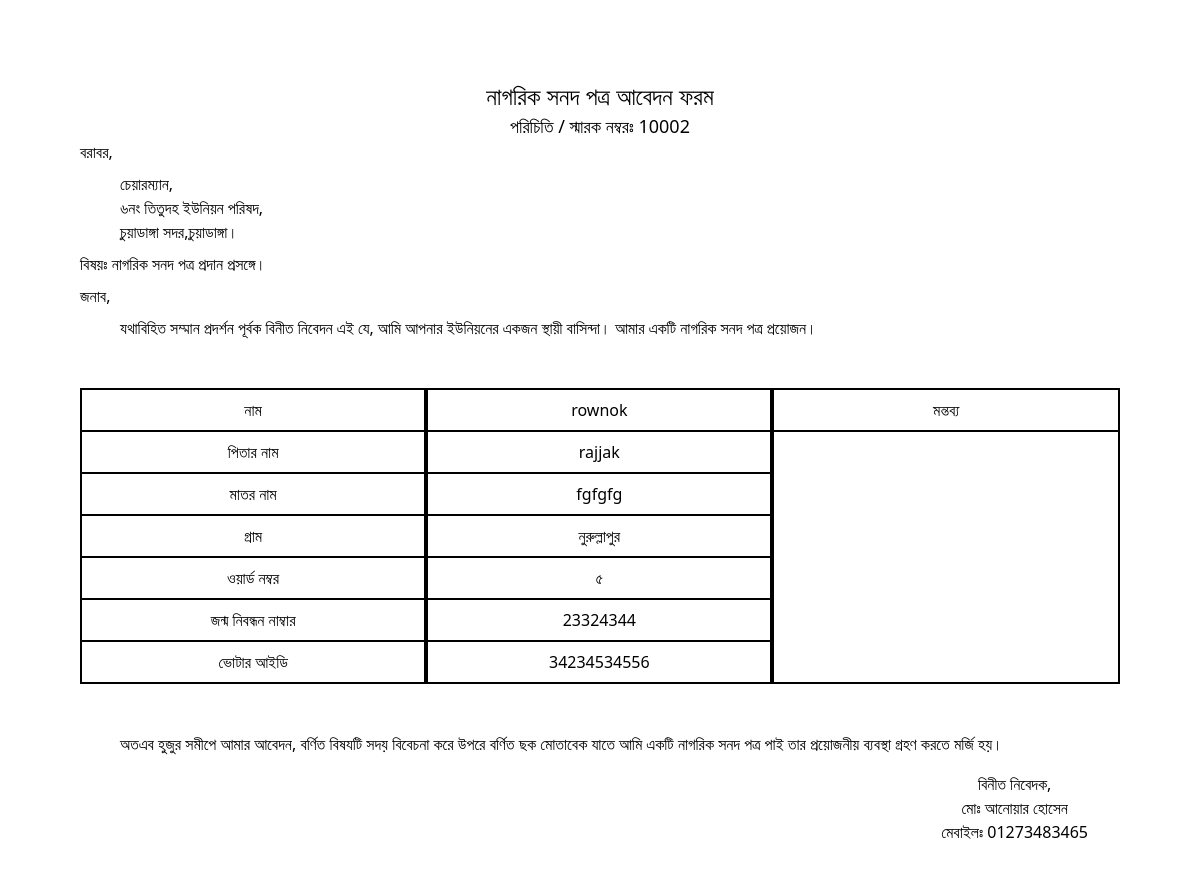
The app's page /nagorikabedonreport.php?id=3 with its own data.
### tables this page shows
CREATE TABLE `nagorik` (
  `id` int(11) NOT NULL,
  `sarok` varchar(255) NOT NULL,
  `name` varchar(255) NOT NULL,
  `fathername` varchar(255) NOT NULL,
  `mothername` varchar(255) NOT NULL,
  `gram` varchar(255) NOT NULL,
  `word` varchar(255) NOT NULL,
  `birthno` varchar(255) NOT NULL,
  `voterid` varchar(255) NOT NULL,
  `mobileno` varchar(255) NOT NULL,
  `gender` varchar(255) NOT NULL,
  `dakghor` varchar(255) NOT NULL
);

### nagorikabedonreport.php (the view, shortened to what this page needs)
<?php
  include '_dbconnect.php';
  if (isset($_REQUEST['id'])) {
    $rid=$_REQUEST['id'];
    $query="SELECT * FROM `nagorik` WHERE id=$rid";
    $poriciti=mysqli_query($con,$query);
    $result=mysqli_fetch_array($poriciti);
}
?>
<!DOCTYPE html>
<html lang="en" dir="ltr">
<head>
    <script src="https://cdn.tailwindcss.com"></script>
</head>
<body class='bg-white mb-10'>
<div class='px-20 py-20 relative'>
<?php
                   $rid= $result['sarok'];
                   $name= $result['name'];
                   $fathername= $result['fathername'];
                   $mothername= $result['mothername'];
                   $gram= $result['gram'];
                   $word= $result['word'];
                   $birthno= $result['birthno'];
                   $voterid= $result['voterid'];
                   $mobileno= $result['mobileno'];
                    ?>
<p class='text-center font-medium text-2xl'>নাগরিক সনদ পত্র আবেদন ফরম</p>
<p class='text-center font-medium text-lg'>পরিচিতি / স্মারক নম্বরঃ <span><?= $rid ?></span></p>
<p>বরাবর,</p>
<p class="ml-10 my-2">চেয়ারম্যান, <br>
৬নং তিতুদহ ইউনিয়ন পরিষদ, <br>
চুয়াডাঙ্গা সদর,চুয়াডাঙ্গা।
</p>
<p>বিষয়ঃ নাগরিক সনদ পত্র প্রদান প্রসঙ্গে।</p>
<p class='my-2'>জনাব,</p>
<p class="ml-10 my-2">যথাবিহিত সম্মান প্রদর্শন পূর্বক বিনীত নিবেদন এই যে, আমি আপনার ইউনিয়নের  একজন স্থায়ী বাসিন্দা। আমার একটি নাগরিক সনদ পত্র প্রয়োজন।</p>
<div class="flex flex-col justify-center items-center">
<div class='flex justify-between w-full my-10'>
        <div class='w-full text-center font-medium border border-black'>
            <p class='border border-black px-4 py-2'>নাম</p>
            <p class='border border-black px-4 py-2'>পিতার নাম</p>
            <p class='border border-black px-4 py-2'>মাতর নাম</p>
            <p class='border border-black px-4 py-2'>গ্রাম</p>
            <p class='border border-black px-4 py-2'>ওয়ার্ড নম্বর</p>
            <p class='border border-black px-4 py-2'>জন্ম নিবন্ধন নাম্বার </p>
            <p class='border border-black px-4 py-2'>ভোটার আইডি</p>
        </div>
        <div class='w-full text-center border border-black'>
            <p class='border border-black px-4 py-2'><span><?= $name ?></span></p>
            <p class='border border-black px-4 py-2'><span><?= $fathername ?></span></p>
            <p class='border border-black px-4 py-2'><span><?= $mothername ?></span></p>
            <p class='border border-black px-4 py-2'><span><?= $gram ?></span></p>
            <p class='border border-black px-4 py-2'><span><?= $word ?></span></p>
            <p class='border border-black px-4 py-2'><span><?= $birthno ?></span></p>
            <p class='border border-black px-4 py-2'><span><?= $voterid ?></span></p>
        </div>
        <div class="w-full border-2 border-black text-center">
        <p class='border-b-2 border-black px-4 py-2'>মন্তব্য</p>
        </div>
</div>
</div>
<p class="ml-10 my-2">অতএব হুজুর সমীপে আমার আবেদন, বর্ণিত বিষযটি সদয় বিবেচনা করে উপরে বর্ণিত ছক মোতাবেক যাতে আমি একটি নাগরিক সনদ পত্র পাই তার প্রয়োজনীয় ব্যবস্থা গ্রহণ করতে মর্জি হয়।</p>
<div class=' absolute right-28 bottom-0 flex flex-col justify-end items-center'>
<p>বিনীত নিবেদক,</p>
<p>মোঃ আনোয়ার হোসেন</p>
<p>মেবাইলঃ <span><?= $mobileno ?></span></p>
</div>
</div>
</body>
</html>

### records on screen
nagorik: sarok "10002", name "rownok", fathername "rajjak", mothername "fgfgfg", gram "নুরুল্লাপুর", word "৫", birthno "23324344", voterid "34234534556", mobileno "01273483465"
